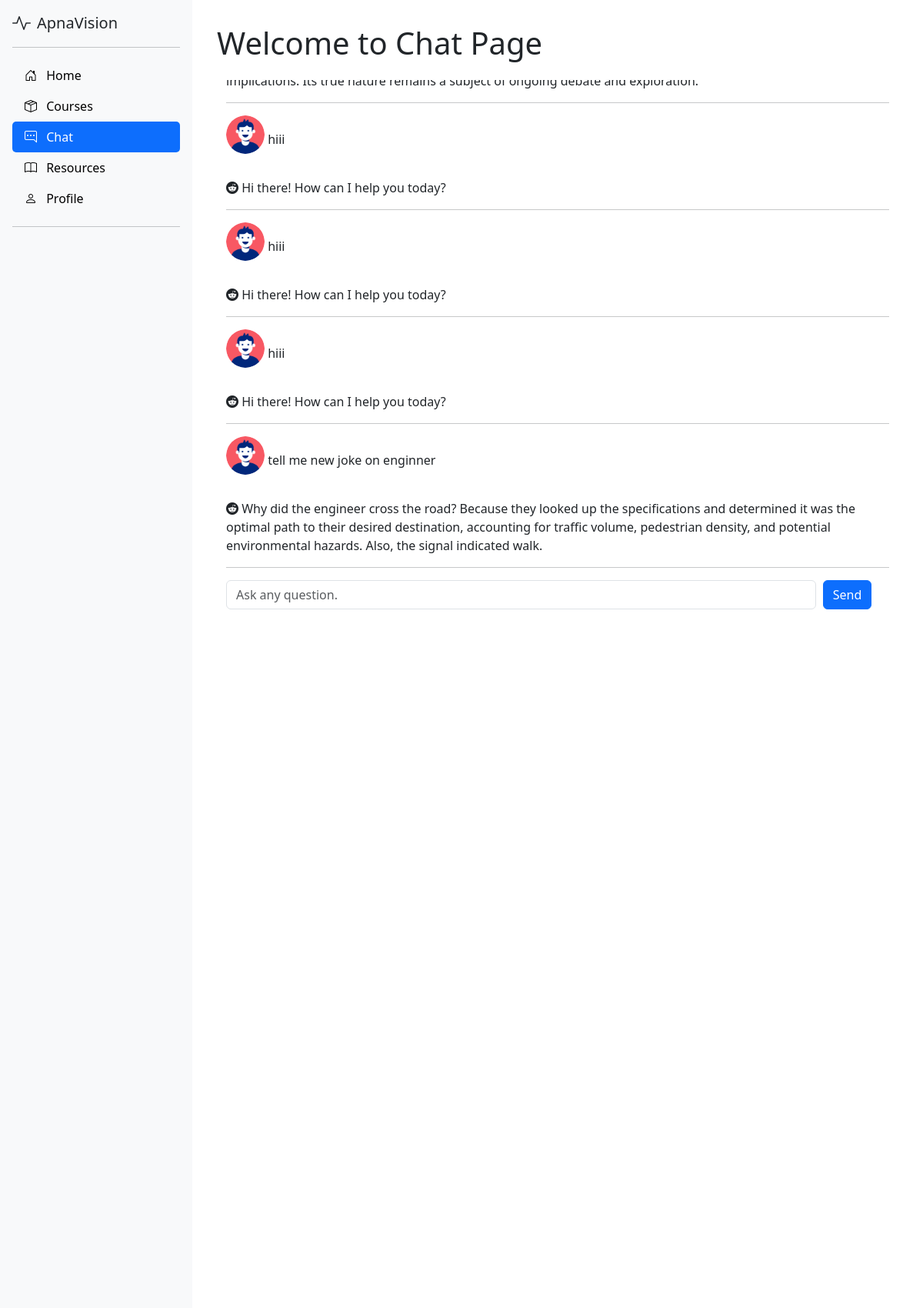
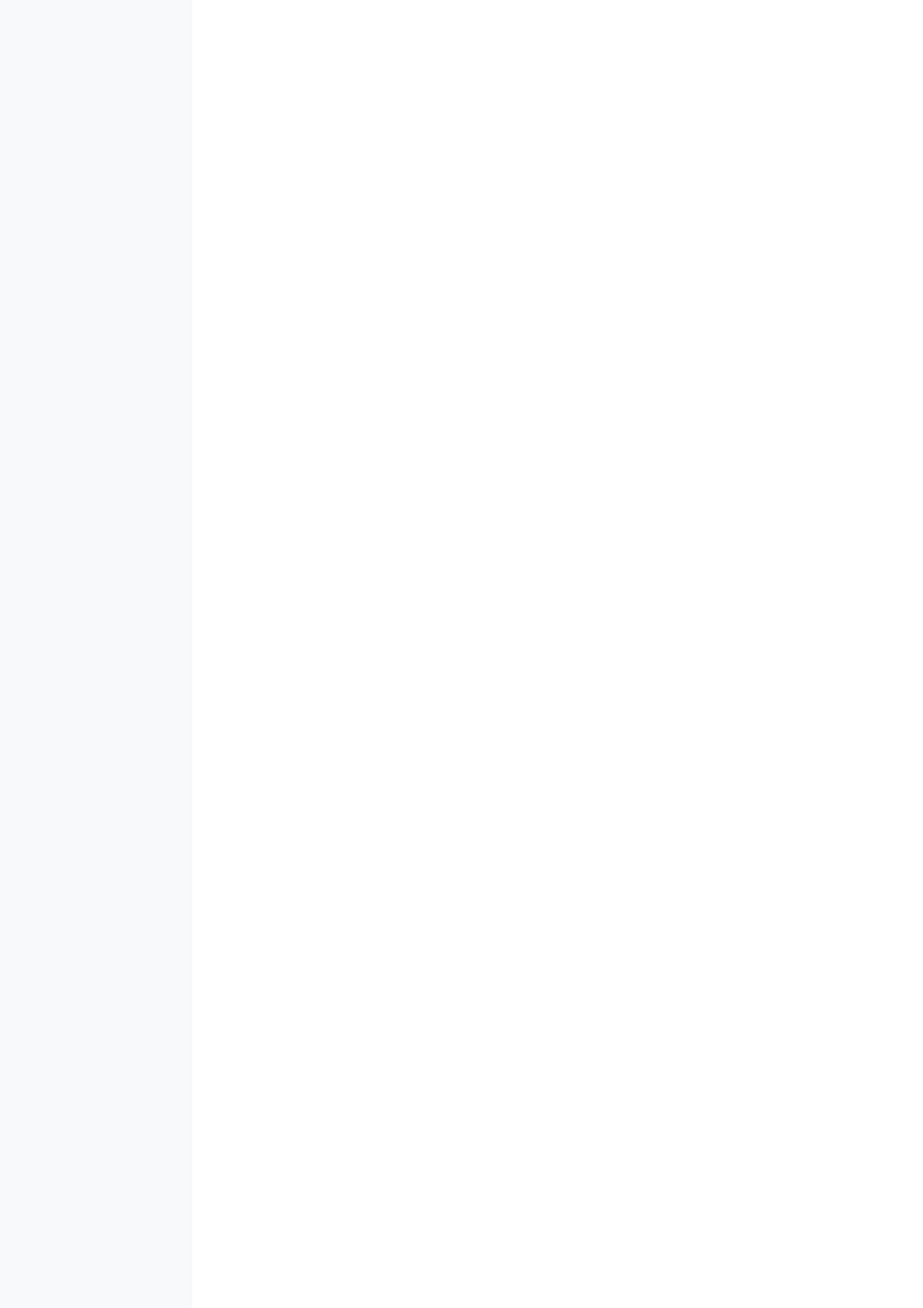
The page /chat (signed in, upper part) on the database its author committed (2 pictures, top to bottom).
### app.py (models this page shows)
class ChatHistory(db.Model):
    id = db.Column(db.Integer, primary_key=True)
    user_id = db.Column(db.Integer, db.ForeignKey('user.id'), nullable=False)  # Foreign key to User
    user_message = db.Column(db.Text, nullable=False)
    ai_response = db.Column(db.Text, nullable=False)
    timestamp = db.Column(db.DateTime, default=db.func.current_timestamp())  # Auto timestamp

### app.py (the view, shortened to what this page needs)
@app.route('/chat', methods=['GET', 'POST'])
@login_required
def chat():
    response_text = ""  # Default response
    user_id = session.get('user_id')  # Current logged-in user
    chat_history = ChatHistory.query.filter_by(user_id=user_id).order_by(ChatHistory.timestamp.desc()).all()
    return render_template("chat.html", title="Chat", response=response_text, chat_history=chat_history)

### app.py (called while the page is built)
def login_required(f):
    @wraps(f)
    def decorated_function(*args, **kwargs):
        if 'user_id' not in session:  # User logged in nahi hai
            flash('Please login first!', 'danger')
            return redirect(url_for('home'))  # ✅ FIXED
        return f(*args, **kwargs)
    return decorated_function

### templates/chat.html (shortened to what this page needs)
{% extends 'main.html' %}
{% block content %}
<h1>Welcome to {{ title }} Page</h1>
<div class="container">
    <div class="chat-container mt-4" style="height: 650px; overflow-y: auto; display: flex; flex-direction: column-reverse;">
        {% for chat in chat_history %}
        <div class="chat-message">
            <p><strong><img src="{{ url_for('static', filename='images/man.png') }}" class="rounded-circle mb-3 profile-pic"></strong> {{ chat.user_message }}</p>
            <p class="justify-content-start"><strong><i class="bi bi-reddit"></i></strong> {{ chat.ai_response }}</p>
            <hr>
        </div>
        {% endfor %}
    </div>
    <form method="POST" >
            <div class="sendbox">
                <div class="c1" style="float: left; width: 89%;">
                    <input placeholder="Ask any question." type="text" class="form-control" name="query" required>
                </div>
                <div class="c2" style="float: right; width: 10%;">
                    <button type="submit" class="btn btn-primary">Send</button>
                </div>
            </div>
    </form>
</div>
{% endblock %}

### templates/main.html (shortened to what this page needs)
<!DOCTYPE html>
<html lang="en">
<head>
    <link href="https://cdn.jsdelivr.net/npm/bootstrap@5.3.0/dist/css/bootstrap.min.css" rel="stylesheet">
    <link href="https://cdn.jsdelivr.net/npm/bootstrap-icons/font/bootstrap-icons.css" rel="stylesheet">
</head>
<body>
    <div class="sidebar">
        <h5 class="d-flex align-items-center mb-3">
            <i class="bi bi-activity fs-4 me-2"></i> ApnaVision
        </h5>
        <hr>
        <ul class="nav flex-column">
            <li class="nav-item">
                <a class="nav-link {% if request.path == '/dashboard' %}active{% endif %}" href="{{ url_for('dashboard') }}">
                    <i class="bi bi-house-door me-2"></i> Home
                </a>
            </li>
            <li class="nav-item">
                <a class="nav-link {% if request.path == '/courses' %}active{% endif %}" href="{{ url_for('courses') }}">
                    <i class="bi bi-box-seam me-2"></i> Courses
                </a>
            </li>
            <li class="nav-item">
                <a class="nav-link {% if request.path == '/chat' %}active{% endif %}" href="{{ url_for('chat') }}">
                    <i class="bi bi-chat-right-dots me-2"></i> Chat
                </a>
            </li>
            <li class="nav-item">
                <a class="nav-link {% if request.path == '/resources' %}active{% endif %}" href="{{ url_for('resources') }}">
                    <i class="bi bi-book me-2"></i> Resources
                </a>
            </li>
            <li class="nav-item">
                <a class="nav-link {% if request.path == '/profile' %}active{% endif %}" href="{{ url_for('user_profile') }}">
                    <i class="bi bi-person me-2"></i> Profile
                </a>
            </li>
        </ul>
        <hr>
    </div>
    <div class="content">
        {% block content %}{% endblock %}
    </div>
</body>
</html>

### templates/main.html (style rules this page uses)
body { display: flex; }
.sidebar { width: 250px; height: 100vh; background: #f8f9fa; padding: 1rem; position: fixed; }
.content { margin-left: 250px; padding: 2rem; width: 100%; }
.sidebar .nav-link { color: black; }
.sidebar .nav-link.active { background-color: #0d6efd; color: white; border-radius: 5px; }
.profile-pic { width: 50px; height: 50px; object-fit: cover; cursor: pointer; }

### rows shown on the page
ChatHistory: user_message "tell me new joke on enginner", ai_response "Why did the engineer cross the road? Because they looked up the specifications and determined it was the optimal path to their desired destination, accounting for traffic volume, pedestrian density, and potential environmental hazards. Also, the signal indicated walk."
ChatHistory: user_message "hiii", ai_response "Hi there! How can I help you today?"
ChatHistory: user_message "hiii", ai_response "Hi there! How can I help you today?"
ChatHistory: user_message "hiii", ai_response "Hi there! How can I help you today?"

### other values the page prints
{{ title }} "Chat"
